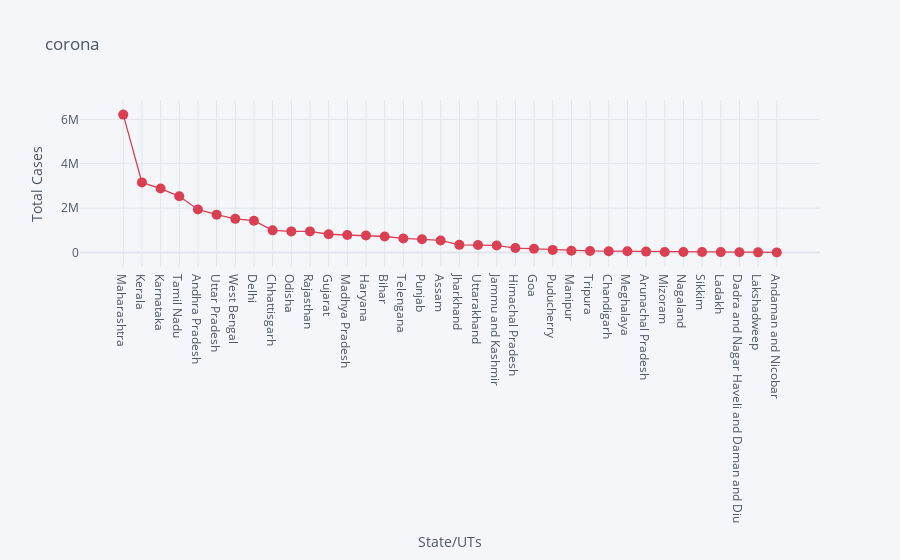
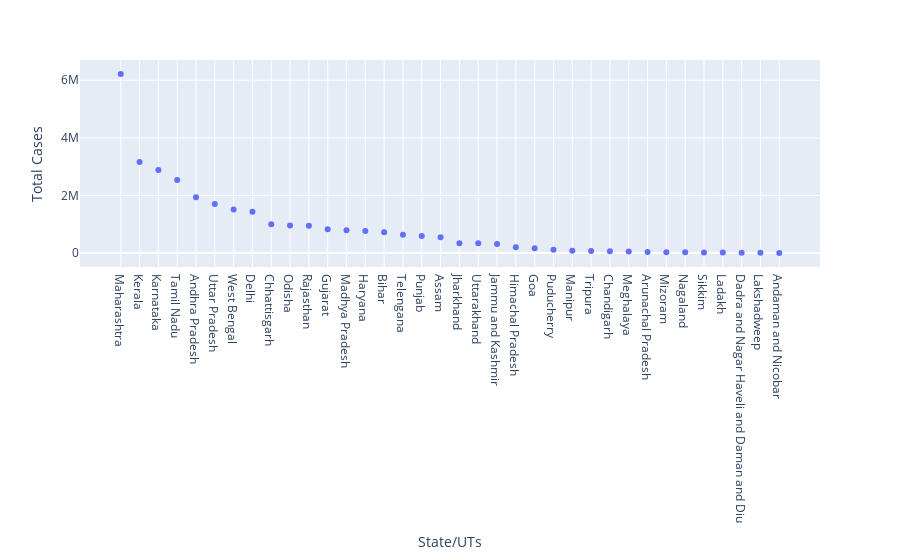

The notebook cell saved with these charts, in order:
### Code cell
df.iplot(kind='scatter',x='State/UTs',y='Total Cases',mode='markers+lines',title='corona',xTitle='State/UTs',yTitle='Total Cases',colors='red',size=10)
px.scatter(df,x='State/UTs',y='Total Cases')

### Figure 1 — Plotly figure (JSON) as saved in the notebook; plotly's stock layout.template omitted (floating-point values rounded to 4 significant figures)
{"data": [{"line": {"color": "rgba(219, 64, 82, 1.0)", "dash": "solid", "shape": "linear", "width": 1.3}, "marker": {"size": 10, "symbol": "circle"}, "mode": "markers+lines", "name": "Total Cases", "text": "", "type": "scatter", "x": ["Maharashtra", "Kerala", "Karnataka", "Tamil Nadu", "Andhra Pradesh", "Uttar Pradesh", "West Bengal", "Delhi", "Chhattisgarh", "Odisha", "Rajasthan", "Gujarat", "Madhya Pradesh", "Haryana", "Bihar", "Telengana", "Punjab", "Assam", "Jharkhand", "Uttarakhand", "Jammu and Kashmir", "Himachal Pradesh", "Goa", "Puducherry", "Manipur", "Tripura", "Chandigarh", "Meghalaya", "Arunachal Pradesh", "Mizoram", "Nagaland", "Sikkim", "Ladakh", "Dadra and Nagar Haveli and Daman and Diu", "Lakshadweep", "Andaman and Nicobar"], "y": [6214190, 3160937, 2883947, 2535402, 1940096, 1707847, 1518181, 1435529, 999853, 954326, 953360, 824497, 791658, 769539, 723945, 636627, 598334, 547283, 346681, 341452, 319901, 204391, 169740, 119703, 84822, 73901, 61889, 57388, 42820, 27488, 26682, 23392, 20257, 10597, 10064, 7510]}], "layout": {"legend": {"bgcolor": "#F5F6F9", "font": {"color": "#4D5663"}}, "paper_bgcolor": "#F5F6F9", "plot_bgcolor": "#F5F6F9", "title": {"font": {"color": "#4D5663"}, "text": "corona"}, "xaxis": {"gridcolor": "#E1E5ED", "showgrid": true, "tickfont": {"color": "#4D5663"}, "title": {"font": {"color": "#4D5663"}, "text": "State/UTs"}, "zerolinecolor": "#E1E5ED"}, "yaxis": {"gridcolor": "#E1E5ED", "showgrid": true, "tickfont": {"color": "#4D5663"}, "title": {"font": {"color": "#4D5663"}, "text": "Total Cases"}, "zerolinecolor": "#E1E5ED"}}}

### Figure 2 — Plotly figure (JSON) as saved in the notebook; plotly's stock layout.template omitted (floating-point values rounded to 4 significant figures)
{"data": [{"hovertemplate": "State/UTs=%{x}<br>Total Cases=%{y}<extra></extra>", "legendgroup": "", "marker": {"color": "#636efa", "symbol": "circle"}, "mode": "markers", "name": "", "orientation": "v", "showlegend": false, "type": "scatter", "x": ["Maharashtra", "Kerala", "Karnataka", "Tamil Nadu", "Andhra Pradesh", "Uttar Pradesh", "West Bengal", "Delhi", "Chhattisgarh", "Odisha", "Rajasthan", "Gujarat", "Madhya Pradesh", "Haryana", "Bihar", "Telengana", "Punjab", "Assam", "Jharkhand", "Uttarakhand", "Jammu and Kashmir", "Himachal Pradesh", "Goa", "Puducherry", "Manipur", "Tripura", "Chandigarh", "Meghalaya", "Arunachal Pradesh", "Mizoram", "Nagaland", "Sikkim", "Ladakh", "Dadra and Nagar Haveli and Daman and Diu", "Lakshadweep", "Andaman and Nicobar"], "xaxis": "x", "y": [6214190, 3160937, 2883947, 2535402, 1940096, 1707847, 1518181, 1435529, 999853, 954326, 953360, 824497, 791658, 769539, 723945, 636627, 598334, 547283, 346681, 341452, 319901, 204391, 169740, 119703, 84822, 73901, 61889, 57388, 42820, 27488, 26682, 23392, 20257, 10597, 10064, 7510], "yaxis": "y"}], "layout": {"legend": {"tracegroupgap": 0}, "margin": {"t": 60}, "xaxis": {"anchor": "y", "domain": [0, 1], "title": {"text": "State/UTs"}}, "yaxis": {"anchor": "x", "domain": [0, 1], "title": {"text": "Total Cases"}}}}
